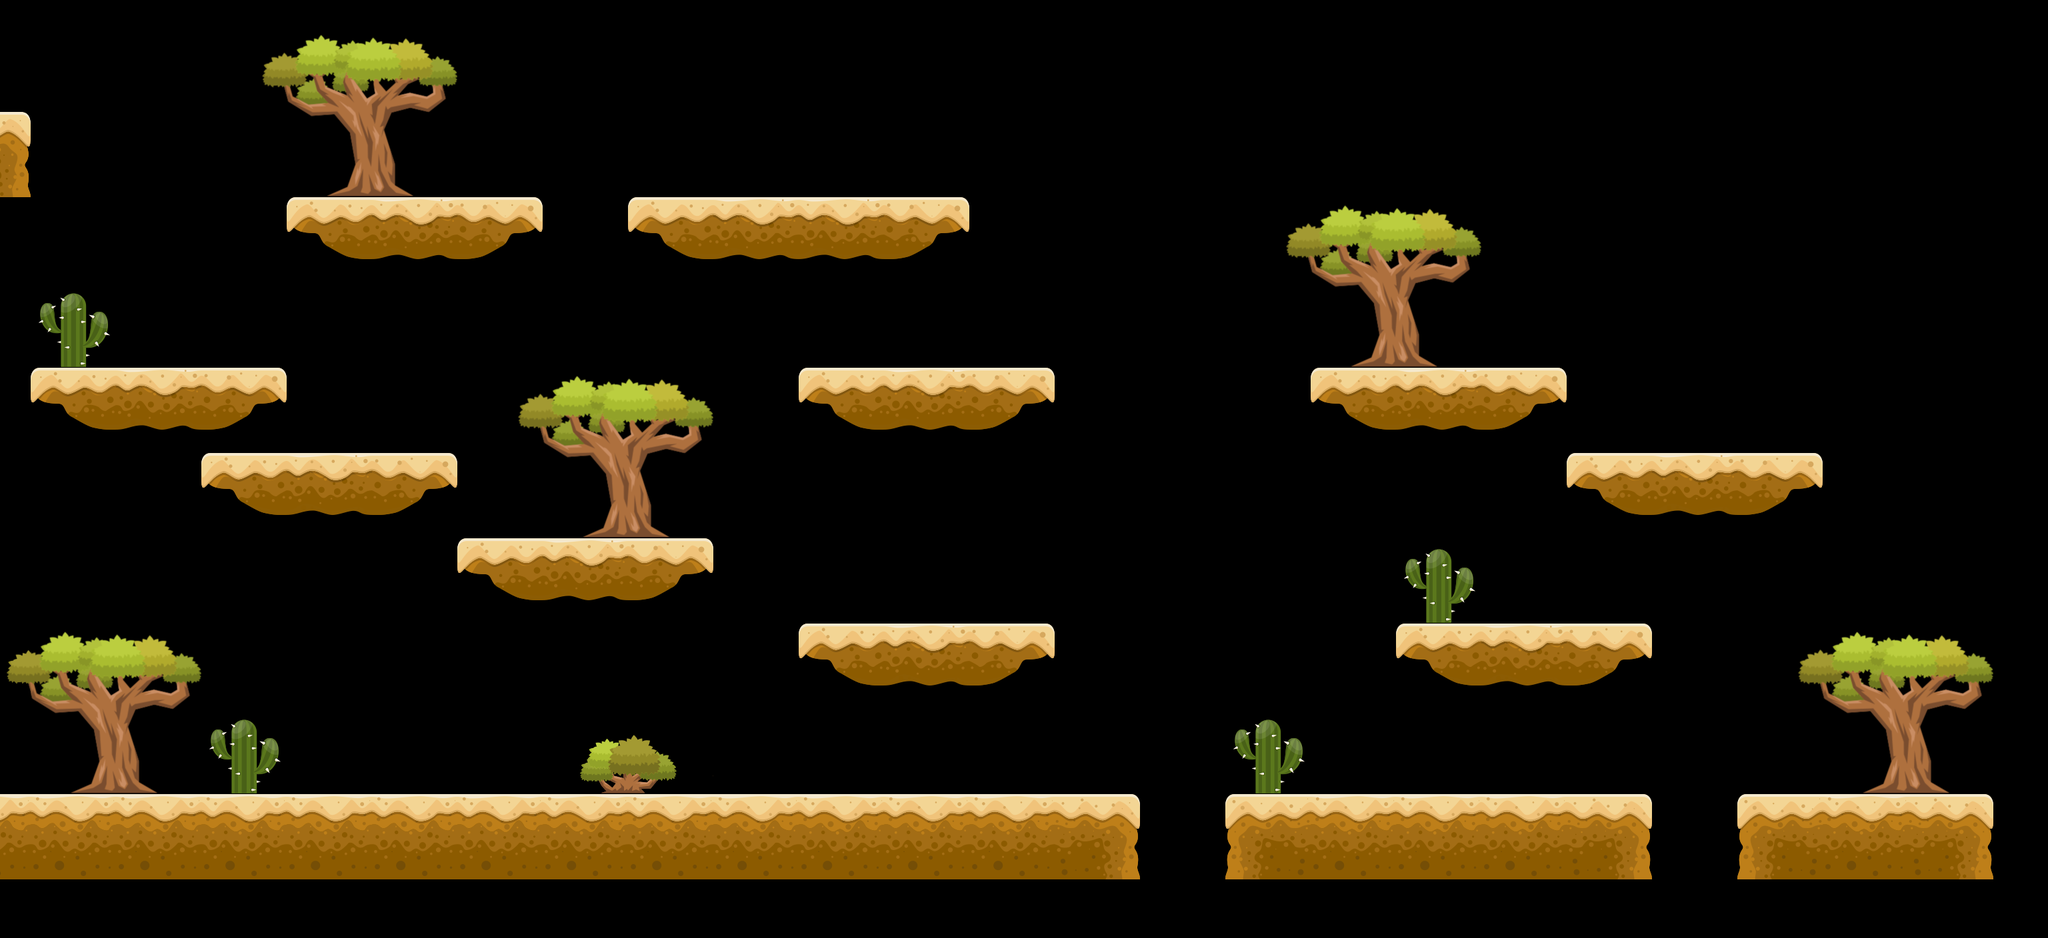

Below is a game level as drawn by its tile map, then a one-line description and the .tmx that defines it (tile-layer data replaced by summaries):
An orthogonal 24x11 tile map with 128x128 px tiles, 2 tile layers (elementos, plataforma).

<map version="1.0" tiledversion="1.1.6" orientation="orthogonal" renderorder="right-down" width="24" height="11" tilewidth="128" tileheight="128" infinite="0" nextobjectid="13">
 <tileset firstgid="1" name="Teste1" tilewidth="128" tileheight="128" tilecount="36" columns="9">
  <image source="deserto.png" width="1152" height="512" />
  <tile id="0">
   <properties>
    <property name="collider" type="bool" value="true" />
   </properties>
  </tile>
  <tile id="1">
   <properties>
    <property name="collider" type="bool" value="true" />
   </properties>
  </tile>
  <tile id="2">
   <properties>
    <property name="collider" type="bool" value="true" />
   </properties>
  </tile>
  <tile id="3">
   <properties>
    <property name="collider" type="bool" value="false" />
   </properties>
  </tile>
  <tile id="4">
   <properties>
    <property name="collider" type="bool" value="false" />
   </properties>
  </tile>
  <tile id="5">
   <properties>
    <property name="collider" type="bool" value="false" />
   </properties>
  </tile>
  <tile id="6">
   <properties>
    <property name="collider" type="bool" value="false" />
   </properties>
  </tile>
  <tile id="7">
   <properties>
    <property name="collider" type="bool" value="false" />
   </properties>
  </tile>
  <tile id="8">
   <properties>
    <property name="collider" type="bool" value="false" />
   </properties>
  </tile>
  <tile id="9">
   <properties>
    <property name="collider" type="bool" value="true" />
   </properties>
  </tile>
  <tile id="10">
   <properties>
    <property name="collider" type="bool" value="true" />
   </properties>
  </tile>
  <tile id="11">
   <properties>
    <property name="collider" type="bool" value="true" />
   </properties>
  </tile>
  <tile id="12">
   <properties>
    <property name="collider" type="bool" value="true" />
   </properties>
  </tile>
  <tile id="13">
   <properties>
    <property name="collider" type="bool" value="false" />
   </properties>
  </tile>
  <tile id="14">
   <properties>
    <property name="collider" type="bool" value="false" />
   </properties>
  </tile>
  <tile id="15">
   <properties>
    <property name="collider" type="bool" value="false" />
   </properties>
  </tile>
  <tile id="16">
   <properties>
    <property name="collider" type="bool" value="false" />
   </properties>
  </tile>
  <tile id="17">
   <properties>
    <property name="collider" type="bool" value="false" />
   </properties>
  </tile>
  <tile id="18">
   <properties>
    <property name="collider" type="bool" value="true" />
   </properties>
  </tile>
  <tile id="19">
   <properties>
    <property name="collider" type="bool" value="true" />
   </properties>
  </tile>
  <tile id="20">
   <properties>
    <property name="collider" type="bool" value="true" />
   </properties>
  </tile>
  <tile id="21">
   <properties>
    <property name="collider" type="bool" value="true" />
   </properties>
  </tile>
  <tile id="22">
   <properties>
    <property name="collider" type="bool" value="true" />
   </properties>
  </tile>
  <tile id="23">
   <properties>
    <property name="collider" type="bool" value="false" />
   </properties>
  </tile>
  <tile id="24">
   <properties>
    <property name="collider" type="bool" value="false" />
   </properties>
  </tile>
  <tile id="25">
   <properties>
    <property name="collider" type="bool" value="false" />
   </properties>
  </tile>
  <tile id="26">
   <properties>
    <property name="collider" type="bool" value="true" />
   </properties>
  </tile>
  <tile id="27">
   <properties>
    <property name="collider" type="bool" value="true" />
   </properties>
  </tile>
  <tile id="28">
   <properties>
    <property name="collider" type="bool" value="true" />
   </properties>
  </tile>
  <tile id="29">
   <properties>
    <property name="collider" type="bool" value="true" />
   </properties>
  </tile>
  <tile id="30">
   <properties>
    <property name="collider" type="bool" value="true" />
   </properties>
  </tile>
  <tile id="31">
   <properties>
    <property name="collider" type="bool" value="true" />
   </properties>
  </tile>
  <tile id="32">
   <properties>
    <property name="collider" type="bool" value="false" />
   </properties>
  </tile>
  <tile id="33">
   <properties>
    <property name="collider" type="bool" value="false" />
   </properties>
  </tile>
  <tile id="34">
   <properties>
    <property name="collider" type="bool" value="false" />
   </properties>
  </tile>
  <tile id="35">
   <properties>
    <property name="collider" type="bool" value="true" />
   </properties>
  </tile>
 </tileset>
 <layer name="elementos" width="24" height="11" offsetx="-82.6667" offsety="-89">
  <data>[264 cells, 31 non-empty, 8 distinct tile ids]</data>
 </layer>
 <layer name="plataforma" width="24" height="11" offsetx="-82" offsety="-88">
  <data>[264 cells, 54 non-empty, 6 distinct tile ids]</data>
 </layer>
</map>